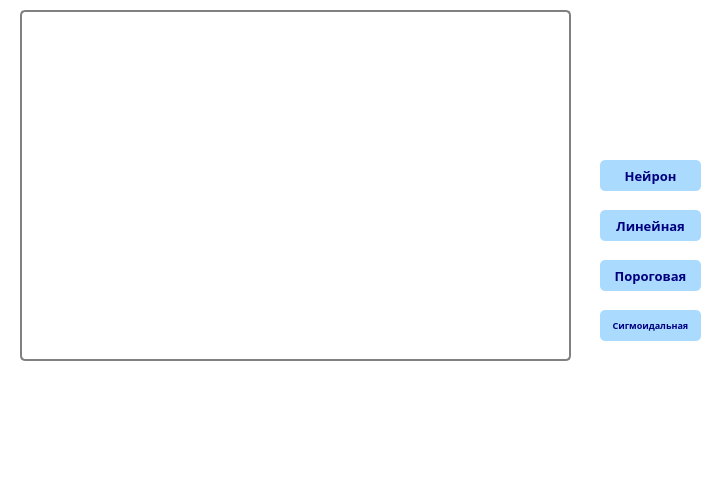
<?xml version="1.0" encoding="UTF-8"?>
<ui version="4.0">
 <class>Dialog</class>
 <widget class="QDialog" name="Dialog">
  <property name="geometry">
   <rect>
    <x>0</x>
    <y>0</y>
    <width>719</width>
    <height>485</height>
   </rect>
  </property>
  <property name="windowTitle">
   <string>Dialog</string>
  </property>
  <property name="styleSheet">
   <string notr="true">background-color: rgb(255, 255, 255)</string>
  </property>
  <widget class="QPushButton" name="linearButton">
   <property name="geometry">
    <rect>
     <x>600</x>
     <y>210</y>
     <width>101</width>
     <height>31</height>
    </rect>
   </property>
   <property name="styleSheet">
    <string notr="true">background-color: rgb(170, 219, 255);
border-radius: 5px;
color: rgb(0, 0, 127);
font: bold 10pt;
font-family: Cascadia Code;
</string>
   </property>
   <property name="text">
    <string>Линейная</string>
   </property>
  </widget>
  <widget class="QPushButton" name="binaryButton">
   <property name="geometry">
    <rect>
     <x>600</x>
     <y>260</y>
     <width>101</width>
     <height>31</height>
    </rect>
   </property>
   <property name="styleSheet">
    <string notr="true">background-color: rgb(170, 219, 255);
border-radius: 5px;
color: rgb(0, 0, 127);
font: bold 10pt;
font-family: Cascadia Code;
</string>
   </property>
   <property name="text">
    <string>Пороговая</string>
   </property>
  </widget>
  <widget class="QPushButton" name="sigmoidButton">
   <property name="geometry">
    <rect>
     <x>600</x>
     <y>310</y>
     <width>101</width>
     <height>31</height>
    </rect>
   </property>
   <property name="styleSheet">
    <string notr="true">background-color: rgb(170, 219, 255);
border-radius: 5px;
color: rgb(0, 0, 127);
font: bold 7pt;
font-family: Cascadia Code;
</string>
   </property>
   <property name="text">
    <string>Сигмоидальная</string>
   </property>
  </widget>
  <widget class="QPushButton" name="neuronButton">
   <property name="geometry">
    <rect>
     <x>600</x>
     <y>160</y>
     <width>101</width>
     <height>31</height>
    </rect>
   </property>
   <property name="styleSheet">
    <string notr="true">background-color: rgb(170, 219, 255);
border-radius: 5px;
color: rgb(0, 0, 127);
font: bold 10pt;
font-family: Cascadia Code;
</string>
   </property>
   <property name="text">
    <string>Нейрон</string>
   </property>
  </widget>
  <widget class="QLabel" name="label">
   <property name="geometry">
    <rect>
     <x>20</x>
     <y>10</y>
     <width>551</width>
     <height>351</height>
    </rect>
   </property>
   <property name="styleSheet">
    <string notr="true">border-radius: 5px;
border: 2px solid gray;</string>
   </property>
   <property name="text">
    <string/>
   </property>
  </widget>
  <widget class="QLabel" name="textLabel">
   <property name="geometry">
    <rect>
     <x>20</x>
     <y>370</y>
     <width>551</width>
     <height>91</height>
    </rect>
   </property>
   <property name="styleSheet">
    <string notr="true">border-radius: 5px;</string>
   </property>
   <property name="text">
    <string/>
   </property>
  </widget>
 </widget>
 <resources/>
 <connections/>
</ui>
